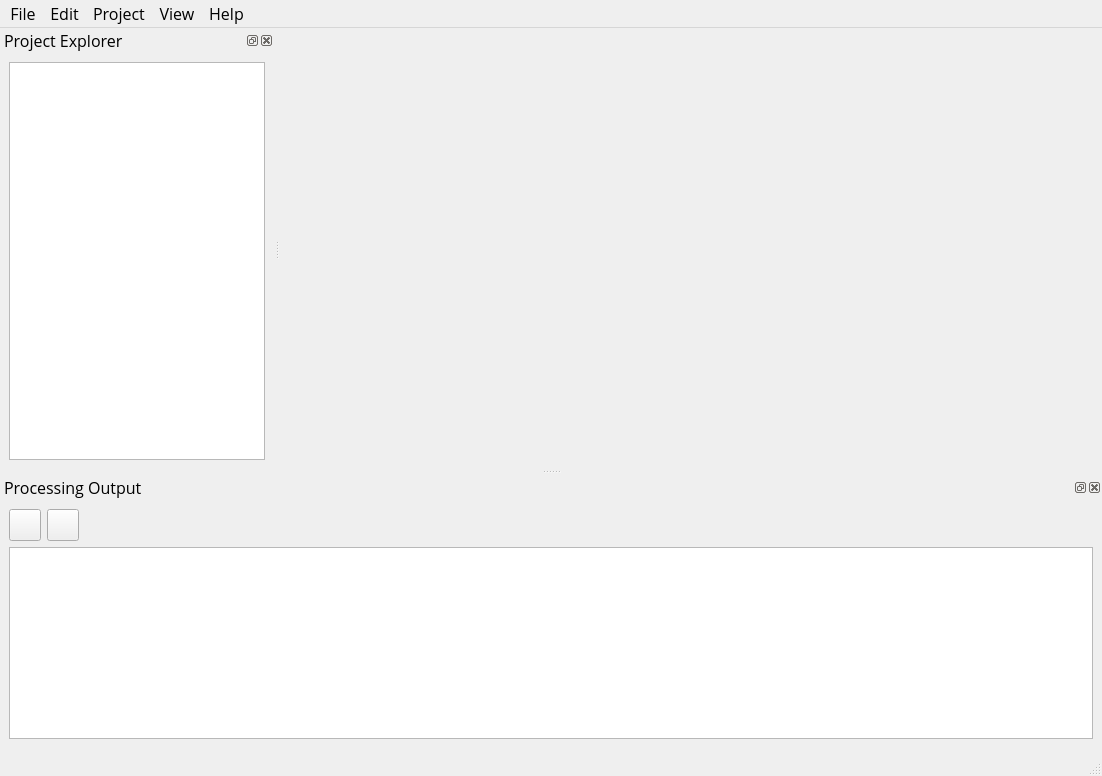
<?xml version="1.0" encoding="UTF-8"?>
<ui version="4.0">
 <class>MainWindow</class>
 <widget class="QMainWindow" name="MainWindow">
  <property name="geometry">
   <rect>
    <x>0</x>
    <y>0</y>
    <width>1102</width>
    <height>776</height>
   </rect>
  </property>
  <property name="font">
   <font>
    <family>Open Sans</family>
    <pointsize>12</pointsize>
   </font>
  </property>
  <property name="windowTitle">
   <string>PTNG Workbench</string>
  </property>
  <property name="windowIcon">
   <iconset resource="../res/workbench.qrc">
    <normaloff>:/images/goldings_gym_core_00.png</normaloff>:/images/goldings_gym_core_00.png</iconset>
  </property>
  <widget class="QWidget" name="centralwidget">
   <layout class="QGridLayout" name="centralGridLayout">
    <property name="leftMargin">
     <number>5</number>
    </property>
    <property name="topMargin">
     <number>5</number>
    </property>
    <property name="rightMargin">
     <number>5</number>
    </property>
    <property name="bottomMargin">
     <number>5</number>
    </property>
    <item row="0" column="0">
     <widget class="QStackedWidget" name="centralStackedWidget">
      <widget class="QWidget" name="page"/>
      <widget class="QWidget" name="page_2"/>
     </widget>
    </item>
   </layout>
  </widget>
  <widget class="QMenuBar" name="menubar">
   <property name="geometry">
    <rect>
     <x>0</x>
     <y>0</y>
     <width>1102</width>
     <height>28</height>
    </rect>
   </property>
   <widget class="QMenu" name="menuFile">
    <property name="title">
     <string>File</string>
    </property>
    <addaction name="actionNewProject"/>
    <addaction name="actionOpen"/>
    <addaction name="actionOpenRecent"/>
    <addaction name="actionClose"/>
    <addaction name="separator"/>
    <addaction name="actionExit"/>
   </widget>
   <widget class="QMenu" name="menuEdit">
    <property name="title">
     <string>Edit</string>
    </property>
   </widget>
   <widget class="QMenu" name="menuView">
    <property name="title">
     <string>View</string>
    </property>
   </widget>
   <widget class="QMenu" name="menuHelp">
    <property name="title">
     <string>Help</string>
    </property>
    <addaction name="actionAboutWorkbench"/>
    <addaction name="actionAboutQt"/>
   </widget>
   <widget class="QMenu" name="menuProject">
    <property name="title">
     <string>Project</string>
    </property>
   </widget>
   <addaction name="menuFile"/>
   <addaction name="menuEdit"/>
   <addaction name="menuProject"/>
   <addaction name="menuView"/>
   <addaction name="menuHelp"/>
  </widget>
  <widget class="QStatusBar" name="statusbar"/>
  <widget class="QDockWidget" name="explorerDockWidget">
   <property name="allowedAreas">
    <set>Qt::LeftDockWidgetArea|Qt::RightDockWidgetArea</set>
   </property>
   <property name="windowTitle">
    <string>Project Explorer</string>
   </property>
   <attribute name="dockWidgetArea">
    <number>1</number>
   </attribute>
   <widget class="QWidget" name="explorerDockWidgetContents">
    <layout class="QGridLayout" name="explorerGridLayout">
     <item row="0" column="0">
      <widget class="QTreeView" name="projectTreeView"/>
     </item>
    </layout>
   </widget>
  </widget>
  <widget class="QDockWidget" name="outputDockWidget">
   <property name="allowedAreas">
    <set>Qt::BottomDockWidgetArea|Qt::TopDockWidgetArea</set>
   </property>
   <property name="windowTitle">
    <string>Processing Output</string>
   </property>
   <attribute name="dockWidgetArea">
    <number>8</number>
   </attribute>
   <widget class="QWidget" name="outputDockWidgetContents">
    <layout class="QFormLayout" name="outputFormLayout">
     <item row="0" column="0">
      <widget class="QPushButton" name="clearButton">
       <property name="minimumSize">
        <size>
         <width>32</width>
         <height>32</height>
        </size>
       </property>
       <property name="maximumSize">
        <size>
         <width>32</width>
         <height>32</height>
        </size>
       </property>
       <property name="toolTip">
        <string>Clear</string>
       </property>
       <property name="text">
        <string/>
       </property>
       <property name="icon">
        <iconset resource="../res/workbench.qrc">
         <normaloff>:/images/clear_01.png</normaloff>:/images/clear_01.png</iconset>
       </property>
      </widget>
     </item>
     <item row="0" column="1">
      <widget class="QPushButton" name="pushButton_2">
       <property name="minimumSize">
        <size>
         <width>32</width>
         <height>32</height>
        </size>
       </property>
       <property name="maximumSize">
        <size>
         <width>32</width>
         <height>32</height>
        </size>
       </property>
       <property name="toolTip">
        <string>Copy all</string>
       </property>
       <property name="text">
        <string/>
       </property>
       <property name="icon">
        <iconset resource="../res/workbench.qrc">
         <normaloff>:/images/copy_01.png</normaloff>:/images/copy_01.png</iconset>
       </property>
      </widget>
     </item>
     <item row="1" column="0" colspan="2">
      <widget class="QPlainTextEdit" name="outputPlainTextEdit">
       <property name="readOnly">
        <bool>true</bool>
       </property>
      </widget>
     </item>
    </layout>
   </widget>
  </widget>
  <action name="actionExit">
   <property name="text">
    <string>Exit</string>
   </property>
  </action>
  <action name="actionOpen">
   <property name="text">
    <string>Open</string>
   </property>
  </action>
  <action name="actionOpenRecent">
   <property name="text">
    <string>Open recent</string>
   </property>
  </action>
  <action name="actionClose">
   <property name="text">
    <string>Close</string>
   </property>
  </action>
  <action name="actionAboutWorkbench">
   <property name="text">
    <string>About Workbench</string>
   </property>
  </action>
  <action name="actionAboutQt">
   <property name="text">
    <string>About Qt</string>
   </property>
  </action>
  <action name="actionNewProject">
   <property name="text">
    <string>New project</string>
   </property>
  </action>
 </widget>
 <resources>
  <include location="../res/workbench.qrc"/>
 </resources>
 <connections>
  <connection>
   <sender>actionExit</sender>
   <signal>triggered()</signal>
   <receiver>MainWindow</receiver>
   <slot>close()</slot>
   <hints>
    <hint type="sourcelabel">
     <x>-1</x>
     <y>-1</y>
    </hint>
    <hint type="destinationlabel">
     <x>550</x>
     <y>387</y>
    </hint>
   </hints>
  </connection>
 </connections>
</ui>
